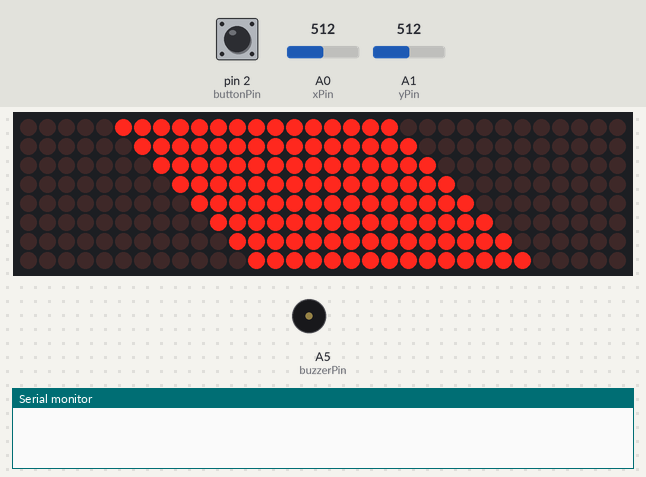
The sketch below on a simulated Arduino Uno, built with avr-gcc and run on an emulated ATmega328P. Shown: 32×8 LED matrix, buzzer (waves = sounding), the last lines printed to the serial monitor. The test bench sets the inputs (shaded band); at power-on: pin 2 (buttonPin) HIGH, A1 (yPin) = 512, A0 (xPin) = 512. Random numbers use the default seed unless the sketch sets one.

Above: at 1.7 s.
3.4 s: pin 2 (buttonPin) pulled LOW for 1 s
At 4.8 s:
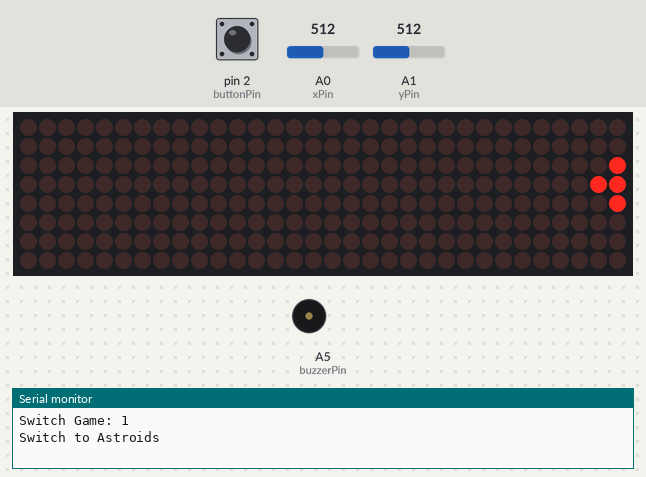
5.0 s: A1 (yPin) set to 390
At 5.92 s:
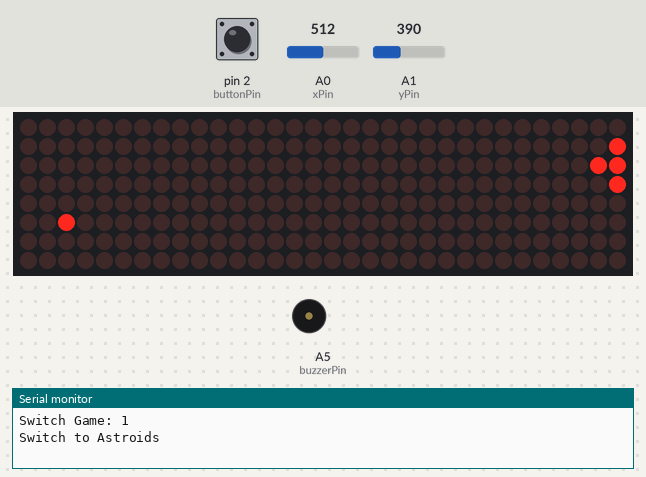
7.3 s: pin 2 (buttonPin) pulled LOW for 3.2 s
At 11.89 s:
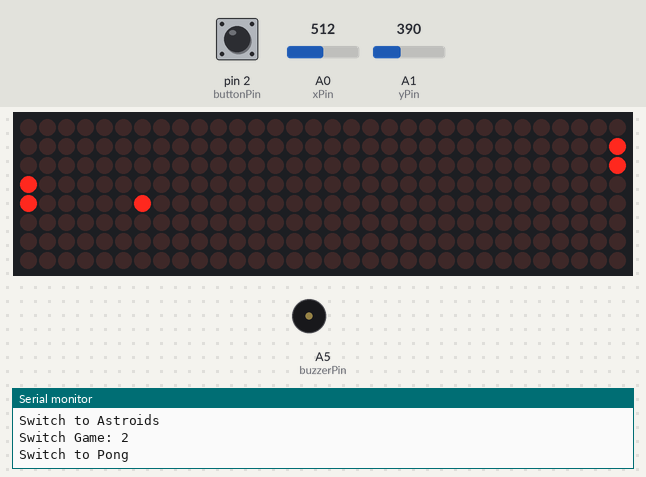
13.1 s: pin 2 (buttonPin) pulled LOW for 1 s
At 16.1 s:
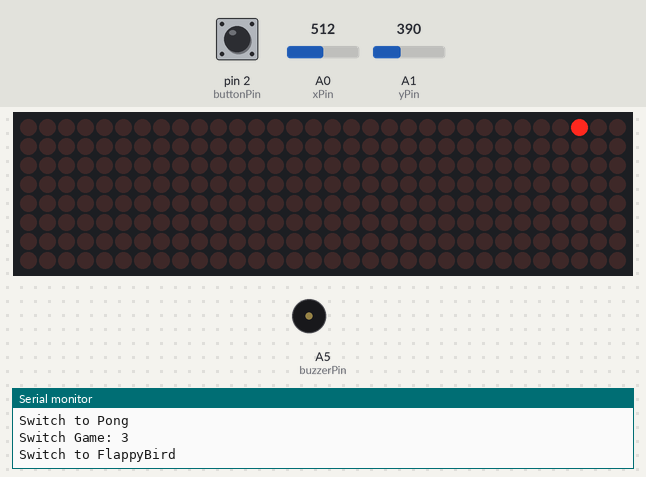
Timing chart, 0 to 17.6 s (numbered marks = the images above; inputs shaded):
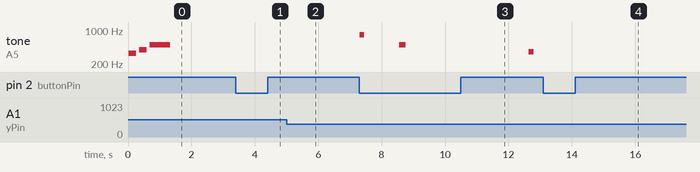

Measured:
- by itself, tone on A5 (buzzerPin): plays 800 Hz for 0.15 s, 500 Hz for 0.20 s, 360 Hz for 0.15 s

The sketch:

Console.ino
```cpp
#include "Engine.h"
#include "src/SnakeGame.h"
#include "src/AstroidsGame.h"
#include "src/PongGame.h"
#include "src/FlappyBirdGame.h"
#include "src/Game.h"

const bool showStartupSequence = true;
const int numGames = 4;

unsigned long timeOld;

Engine engine = Engine();

Game* game = new SnakeGame();
int activeGameIndex = 0;

void setup() {
  Serial.begin(115200);

  engine.setDisplayBrightness(1);

  if (showStartupSequence) {
    startupSequence();
  }

  timeOld = millis();
}

void loop() {
  // Calculate delta time
  unsigned long frameStartTime = millis();
  unsigned long deltaTimeMillis = frameStartTime - timeOld;
  float deltaTime = deltaTimeMillis/1000.0;
  timeOld = frameStartTime;

  // Update
  engine.clearScreen();
  engine.updateLoop(deltaTime);
  handleGames(deltaTime);
  engine.drawToDisplay();

  // Wait for target fps
  unsigned long endTime = millis();
  unsigned long frameTime = endTime - frameStartTime;

  const unsigned long targetDelay = 16;
  if (frameTime < targetDelay) {
    unsigned long waitForFPSTime = targetDelay - frameTime;
    delay(waitForFPSTime);
  }

}

void handleGames(float deltaTime) {

    if (engine.buttonUpThisFrame) {
    const float switchGameButtonHoldTime = 0.75;
    if (engine.buttonDownDuration > switchGameButtonHoldTime) {
      // Next Game
      nextGame();
    }
  }
  if (!game->gameOver) {
    game->updateLoop(engine);
  } else {
    if (game->scoreDisplayAmount >= game->getScore()) {
      if (engine.buttonUpThisFrame) {
        // Restart
        switchGame(activeGameIndex);
      }
    } else {
      game->scoreDisplayAmount += engine.deltaTime * 10;
    }
    for (int i = 0; i < min(game->getScore(), (int)game->scoreDisplayAmount); i++) {
       int x = i % 8;
       int y = i / 8;
       engine.setPixel(x,y);
    }
  }

}

void nextGame() {
  activeGameIndex += 1;
  activeGameIndex %= numGames;
  switchGame(activeGameIndex);
}

void switchGame(int index) {
  activeGameIndex = index;
  delete game;

  Serial.print("Switch Game: ");
  Serial.println(activeGameIndex);

  switch (activeGameIndex) {
  case 0:
    Serial.println("Switch to Snake");
    game = new SnakeGame();
    break;
  case 1:
    Serial.println("Switch to Astroids");
    game = new AstroidsGame();
    break;
  case 2:
    Serial.println("Switch to Pong");
    game = new PongGame();
    break;
  case 3:
    Serial.println("Switch to FlappyBird");
    game = new FlappyBirdGame();
    break;
  default:
    Serial.println("Game Index Overflow!");
    break;
  }

}

void startupSequence() {
  // Frame 1
  for (int y = 0; y < Engine::height; y++) {
    for (int x = 0; x < Engine::width; x++) {
      if (x > y && x - Engine::width + Engine::height < y) {
        engine.setPixel(x, y);
      }
    }
  }
  engine.drawToDisplay();
  engine.playSound(330, 240);
  delay(320);

  // Frame 2
  for (int y = 0; y < Engine::height; y++) {
    for (int x = 0; x < Engine::width; x++) {
      if (x <= y) {
        engine.setPixel(x, y);
      }
    }
  }
  engine.drawToDisplay();
  engine.playSound(392, 240);
  delay(320);

  // Frame 3
  for (int y = 0; y < Engine::height; y++) {
    for (int x = 0; x < Engine::width; x++) {
        engine.setPixel(x,y);
     }
   }
  engine.drawToDisplay();
  engine.playSound(494, 640);
  delay(700);

  // Transition out
  for (int i = 0; i < Engine::width; i++) {
    for (int x = 0; x < Engine::width; x++) {
      for (int y = 0; y < Engine::height; y++) {
        if ((x+(Engine::height-y) <= i || Engine::width-x+y <= i)) {
          engine.setPixelToValue(x, y, false);
        }
      }
    }
    engine.drawToDisplay();
    delay(280 / Engine::width);
  }
  delay(30);
}
```

Engine.cpp
```cpp
#include "Engine.h"
#include "Arduino.h"
#include <LedControl.h>
#include "src/Game.h"

Engine :: Engine() {
	for (int i = 0; i < numDisplays; i++) {
		ledController.shutdown(i, false);
	}

  	pinMode(buzzerPin, INPUT);
  	pinMode(buzzerPin, OUTPUT);

	pinMode(buttonPin, INPUT);
	digitalWrite(buttonPin, HIGH);

  	clearScreen();
  	time = 0;
}

void Engine :: updateLoop(float deltaTime) {
	this->deltaTime = deltaTime;
	time += deltaTime;

	// Button input:
	int buttonStateOld = buttonState;
	buttonState = !digitalRead(buttonPin);
	buttonDown = buttonState == 1;
  	buttonDownThisFrame = buttonDown && buttonState != buttonStateOld;
  	buttonUpThisFrame = buttonState == 0 && buttonStateOld == 1;

  	if (buttonDownThisFrame) {
  		buttonDownDuration = 0;
  	}
  	if (buttonDown) {
  		buttonDownDuration += deltaTime;
  	}

	// Get analog stick input:
	const float inputThreshold = 0.1;
	inputX = remap(analogRead(xPin), 0, 1023, 1, -1);
	inputY = -remap(analogRead(yPin), 0, 1023, -1, 1);

/* 	Serial.print("X: ");
	Serial.print(inputX);
	Serial.print(" Y: ");
	Serial.print(inputY);
	Serial.print("\n"); */

	if (abs(inputX) < inputThreshold) {
		inputX = 0;
	}
	if (abs(inputY) < inputThreshold) {
		inputY = 0;
	}
}

void Engine :: playSound(int frequency, int duration) {
	tone(buzzerPin, frequency, duration);
}

void Engine :: clearScreen() {
 	for (int x = 0; x < WIDTH; x++) {
		for (int y = 0; y < HEIGHT; y++) {
			rowsDisplay[x][y] = 0;
		}
 	}
}

void Engine :: drawToDisplay() {
	for (int h = 0; h < NUM_HORIZONTAL_DISPLAYS; h++) { // 1
		for (int v = 0; v < NUM_VERTICAL_DISPLAYS; v++) { // 0
			int index = (h + 1) * (v + 1) - 1; // 1
			for (int row = 0; row < 8; row++) { // 7
				byte rowData = 0;
				for (int col = 0; col < 8; col++) { // 7
					rowData |= rowsDisplay[col + h * 8][row + v * 8] << col; // 7 :: 15
				}
				ledController.setRow(index, 7 - row, rowData);
			}
		}
	}
}

// set display brightness [0,15]
void Engine :: setDisplayBrightness(int brightness) {
	for (int i = 0; i < numDisplays; i++) {
		ledController.setIntensity(i, brightness);
	}
}

void Engine :: setPixel(int x, int y) {
	setPixelToValue(x, y, true);
}

void Engine :: setPixelToValue(int x, int y, bool on) {
	if (x >= width || x < 0 || y >= height || y < 0) {
		return;
	}
		if (on) {
			rowsDisplay[x][y] = true;
		}
		else {
			rowsDisplay[x][y] = false;
		}
}

float Engine :: remap(float value, float minOld, float maxOld, float minNew, float maxNew) {
  return minNew + (value - minOld)/(maxOld-minOld) * (maxNew-minNew);
}
```

Engine.h
```cpp
#pragma once
#include <Arduino.h>
#include <LedControl.h>

#define NUM_HORIZONTAL_DISPLAYS 4
#define NUM_VERTICAL_DISPLAYS 1
#define WIDTH 8 * NUM_HORIZONTAL_DISPLAYS
#define HEIGHT 8 * NUM_VERTICAL_DISPLAYS

class Engine {
private:
	// Input pins:
	const int buttonPin = 2;
	const int xPin = 0;
	const int yPin = 1;

	// Audio pins:
	const int buzzerPin = A5;

	// Display pins:
	const int dinPin = 13;
	const int csPin = 12;
	const int clkPin = 11;

	const int numDisplays = NUM_HORIZONTAL_DISPLAYS * NUM_VERTICAL_DISPLAYS;

	LedControl ledController = LedControl(dinPin,clkPin,csPin, numDisplays); // (DIN, CLK, CS, num displays

	bool rowsDisplay[WIDTH][HEIGHT];
	int buttonState;

	float remap(float, float, float, float, float);

public:
	// Display properties:
	static const int width = WIDTH;
	static const int height = HEIGHT;

	// Timings:
	float deltaTime;
	unsigned long time;

	// Player input info:
	float inputX;
	float inputY;
	bool buttonDown;
	bool buttonUpThisFrame;
	bool buttonDownThisFrame;
	float buttonDownDuration;


	Engine();

	void playSound(int frequency, int duration);

	void updateLoop(float);

	void clearScreen();

	void setPixel(int x, int y);

	void setPixelToValue(int x, int y, bool on);

	void drawToDisplay();

	void setDisplayBrightness(int);

};
```

AstroidsGame.cpp
```cpp
#include "AstroidsGame.h"
#include "Arduino.h"

AstroidsGame::AstroidsGame() {
	playerPos.x = 1;
	playerPos.y = 4;
	timeToNextEnemySpawn = 1;
	numEnemies = 0;
	numBullets = 0;
	elapsedTime = 0;
	lastShootTime = 0;
	numEnemiesDestroyed = 0;
}

void AstroidsGame::updateLoop(Engine& engine) {

	elapsedTime += engine.deltaTime;

	// Move player
	playerPos.y += engine.deltaTime * playerSpeed * engine.inputY;
	if (playerPos.y >= 8) {
		playerPos.y = 0;
	}
	else if (playerPos.y < 0) {
		playerPos.y = 7.99;
	}

	// Draw player
	int playerCoordX = (int)playerPos.x;
	int playerCoordY = (int)playerPos.y;
	engine.setPixel(playerCoordX, playerCoordY);
	engine.setPixel(playerCoordX-1, playerCoordY);
	engine.setPixel(playerCoordX-1, playerCoordY-1);
	engine.setPixel(playerCoordX-1, playerCoordY+1);

	// Shoot
	if (engine.buttonDownThisFrame && (elapsedTime - lastShootTime) > delayBetweenShots) {
		engine.playSound(800,150);
		lastShootTime = elapsedTime;
		bullets[numBullets].x = playerPos.x + 1;
		bullets[numBullets].y = playerPos.y;
		numBullets++;

	}

	// Update and draw bullets
	for (int i = numBullets - 1; i >= 0; i --) {
		engine.setPixel((int)bullets[i].x, (int) bullets[i].y);
		bullets[i].x += engine.deltaTime * 20;

		bool destroyBullet = bullets[i].x >= Engine::width;

		// Check for collision with enemies
		for (int j = numEnemies-1; j >= 0; j --) {
			if (bullets[i].x >= enemies[j].x && (int)bullets[i].y == (int)enemies[j].y) {
				destroyBullet = true;
				// Destroy enemy (put end enemy into current slot to keep active enemies in front)
				numEnemies --;
				enemies[j].x = enemies[numEnemies].x;
				enemies[j].y = enemies[numEnemies].y;
				numEnemiesDestroyed ++;
				engine.playSound(500,200);
				break;
			}
		}


		// bullet off screen, recycle
		if (destroyBullet) {
			numBullets --;
			// put end bullet into current slot to keep 'alive' bullets in front
			bullets[i].x = bullets[numBullets].x;
			bullets[i].y = bullets[numBullets].y;
		}
	}

	// Handle enemy spawning
	timeToNextEnemySpawn -= engine.deltaTime;
	if (timeToNextEnemySpawn <= 0) {
		float difficultyPercent = min(0.5, elapsedTime / difficultyDuration);
		float randomSeconds = .5;
		float randomT = (random(randomSeconds * 10)-randomSeconds*5)/(randomSeconds * 5);
		timeToNextEnemySpawn = spawnDelayStart + (spawnDelayEnd - spawnDelayStart) * difficultyPercent + randomT;

		enemies[numEnemies].x = Engine::width;
		enemies[numEnemies].y = random(0, 8);
		numEnemies ++;
	}

	// Update and draw enemies
	for (int i = numEnemies - 1; i >= 0; i --) {
		engine.setPixel((int)enemies[i].x, (int)enemies[i].y);

		// Player - enemy collision check
		int enemyCoordX = (int)enemies[i].x;
		int enemyCoordY = (int)enemies[i].y;
		bool collision = enemyCoordX == playerCoordX && enemyCoordY == playerCoordY;
		collision |= enemyCoordX == playerCoordX-1 && enemyCoordY == playerCoordY-1;
		collision |= enemyCoordX == playerCoordX-1 && enemyCoordY == playerCoordY+1;
		if (collision) {
			engine.playSound(200,1000);
			gameOver = true;
			break;
		}

		// Move
		enemies[i].x -= engine.deltaTime * 5;

		// ennemy off screen, recycle
		if (enemies[i].x < 0) {
			numEnemies --;
			// put end enemy into current slot to keep active enemies in front
			enemies[i].x = enemies[numEnemies].x;
			enemies[i].y = enemies[numEnemies].y;
		}
	}

}

int AstroidsGame::getScore() {
	return numEnemiesDestroyed;
}
```

AstroidsGame.h
```cpp
#pragma once
#include "Vector2.cpp"
#include "Game.h"
#include "../Engine.h"

class AstroidsGame : public Game {

private:
	// Difficulty settings:
	const float enemySpeed = 6;
	const float spawnDelayStart = 2;
	const float spawnDelayEnd = .5;
	const float difficultyDuration = 18*2;
	const float delayBetweenShots = .2;
	const float playerSpeed = 8.5;

	Vector2 playerPos;
	Vector2 bullets[16];
	Vector2 enemies[32];

	int numEnemies;
	int numBullets;
	int numEnemiesDestroyed;
	float timeToNextEnemySpawn;
	float lastShootTime;
	float elapsedTime;


public:
	AstroidsGame();
	virtual void updateLoop(Engine&);
	virtual int getScore();
};
```

FlappyBirdGame.cpp
```cpp
#include "FlappyBirdGame.h"
#include "Arduino.h"
#include "../Engine.h"

FlappyBirdGame::FlappyBirdGame() {
  birdX = 2;
  birdY = 3;
  birdVelocity = 0;
  timeSinceLastPipe = 0;
  numPipes = 0;
  pipesSurvived = 0;
  elapsedTime = 0;
}

void FlappyBirdGame::updateLoop(Engine& engine) {
  elapsedTime += engine.deltaTime;

  // Player Input
  if (engine.buttonDownThisFrame) {
    birdVelocity = flapVelocity;
    engine.playSound(400, 100);
  }
  birdVelocity += gravity * engine.deltaTime;
  birdY += birdVelocity * engine.deltaTime;

  if (birdY < 0) {
    birdY = 0;
    birdVelocity = 0;
  } else if (birdY > Engine::height - 1) {
    birdY = Engine::height - 1;
    birdVelocity = 0;
  }

  // Update pipes
  for (int i = numPipes - 1; i >= 0; i--) {
    pipes[i].x -= pipeSpeed * engine.deltaTime;
    if (pipes[i].x < 0) {
      numPipes--;
      pipes[i].x = pipes[numPipes].x;
			pipes[i].y = pipes[numPipes].y;
      pipeSurvived[i] = false;
    }
  }

  float pipeSpacingPercent = min(1, elapsedTime / timeForEndPipeSpacing);
  float pipeSpacing = startpipeSpacing + (pipeSpacingPercent - 0)/(1-0) * (endPipeSpacing-startpipeSpacing);

  timeSinceLastPipe += engine.deltaTime;
  if (timeSinceLastPipe > pipeSpacing) {
    timeSinceLastPipe = timeSinceLastPipe - pipeSpacing;
    pipes[numPipes].x = Engine::width;
    int maxY = Engine::height - pipeGap + 1;
    pipes[numPipes].y = rand() % maxY;
    numPipes++;
  }

  for (int i = 0; i < numPipes; i++) {
    if ((int) birdX == (int) pipes[i].x) {
      if ((int) birdY < (int) pipes[i].y || (int) birdY >= (int) pipes[i].y + pipeGap) {
        gameOver = true;
        engine.playSound(200, 1000);
        return;
      } else if (!pipeSurvived[i]) {
        pipeSurvived[i] = true;
        pipesSurvived++;
        engine.playSound(600, 100);
      }
    }
  }

  engine.setPixel(birdX, birdY);

  // Render the pipes
  for (int i = 0; i < numPipes; i++) {
    for (int y = 0; y < Engine::height; y++) {
      if (y < pipes[i].y || y >= pipes[i].y + pipeGap) {
        engine.setPixel(pipes[i].x, y);
      }
    }
  }

}

int FlappyBirdGame::getScore() {
	return pipesSurvived;
}
```

FlappyBirdGame.h
```cpp
#pragma once
#include "Vector2.cpp"
#include "Game.h"
#include "../Engine.h"

class FlappyBirdGame : public Game {

  private:
    const float pipeSpeed = 3;
    const float pipeGap = 3;
    const float startpipeSpacing = 2.5;
    const float endPipeSpacing = 1.5;
    const float timeForEndPipeSpacing = 60;

    const float gravity = 15;
    const float flapVelocity = -8;

    float elapsedTime;

    float birdX;
    float birdY;
    float birdVelocity;
    float timeSinceLastPipe;

    int numPipes;
    Vector2 pipes[NUM_VERTICAL_DISPLAYS * 4] = {};
    bool pipeSurvived[NUM_VERTICAL_DISPLAYS * 4] = {};

    int pipesSurvived;

  public:
    FlappyBirdGame();
    virtual void updateLoop(Engine& engine);
    virtual int getScore();

};
```

Game.h
```cpp
#pragma once
#include "../Engine.h"

class Game {
public:
	Game() {}

	bool gameOver = false;
	float scoreDisplayAmount = -5;

	virtual void updateLoop(Engine&);
	virtual int getScore();
};
```

PongGame.cpp
```cpp
#include "PongGame.h"
#include "Arduino.h"
#include "../Engine.h"

PongGame::PongGame() {
    points = 0;

    player1Y = Engine::height / 2 - 1;
    player2Y = Engine::height / 2 - 1;

    ballVelX = 1;
    ballVelY = 0;
    ballX = Engine::width / 2;
    ballY = Engine::height / 2 - 1;
}

void PongGame::updateLoop(Engine& engine) {

    // Move player
	player1Y += engine.deltaTime * playerSpeed * engine.inputY;
	if (player1Y >= Engine::height - 1) {
		player1Y = Engine::height - 2;
	}
	else if (player1Y < 0) {
		player1Y = 0;
	}

    // Update player 2's position based on the ball's position
    if (ballY > player2Y + 1) {
        player2Y += engine.deltaTime * botSpeed;
    } else if (ballY < player2Y) {
        player2Y -= engine.deltaTime * botSpeed;
    }
    // Ensure that player 2 doesn't go out of bounds
    if (player2Y < 0) {
        player2Y = 0;
    } else if (player2Y > Engine::height - 2) {
        player2Y = Engine::height - 2;
    }

    // Move ball
    ballX += engine.deltaTime * ballSpeed * ballVelX;
    ballY += engine.deltaTime * ballSpeed * ballVelY;

    // Check for goals
    if (ballX >= Engine::width) {
        // Point for the player
        ballX = Engine::width / 2;
        ballY = Engine::height / 2 - 1;
        ballVelY = 0;
        ballVelX = 1;
        points++;
        engine.playSound(230,450);
        return;
    } else if (ballX <= 0) {
        // Game over
        engine.playSound(200,1000);
        gameOver = true;
        return;
    } else {
        bool onGround = false;
        // Check for top / bottom collissions
        if (ballY >= Engine::height - 1 || ballY <= 1) {
            ballVelY = -ballVelY;
            onGround = true;
        }

        // Check player collissions
        if (ballX >= Engine::width - 1 && ballVelX > 0) {
            if ((int) ballY >= (int) player2Y && (int) ballY <= (int) player2Y + 1) {
                ballX = Engine::width - 2;
                ballVelY = (int) player1Y == (int) ballY ? -ballYVelocity : ballYVelocity;
                if ((int) ballY == 0 || (int) ballY == Engine::height - 1) ballVelY = -ballVelY;
                ballVelX *= -1;
                engine.playSound(360, 150);
            }
        } else if (ballX <= 1 && ballVelX < 0) {
            if ((int) ballY >= (int) player1Y && (int) ballY <= (int) player1Y + 1) {
                ballX = 1;
                ballVelY = (int) player1Y == (int) ballY ? -ballYVelocity : ballYVelocity;
                if ((int) ballY == 0 || (int) ballY == Engine::height - 1) ballVelY = -ballVelY;
                ballVelX *= -1;
                engine.playSound(349, 150);
            }
        }
    }

    // Draw players
    drawPlayer(engine, 0, player1Y);
    drawPlayer(engine, Engine::width - 1, player2Y);

    // Draw Ball
    engine.setPixel(ballX, ballY);
}

void PongGame::drawPlayer(Engine& engine, int x, int y) {
    engine.setPixel(x, y);
    engine.setPixel(x, y + 1);
}

int PongGame::getScore() {
    return points;
}
```

PongGame.h
```cpp
#pragma once
#include "Game.h"
#include "../Engine.h"

class PongGame : public  Game {

private:
	const float playerSpeed = 8.5;
	const float botSpeed = 3.5;
	const float ballSpeed = 7;
	const float ballYVelocity = 0.7;

	int points;

	float ballVelX;
	float ballVelY;
	float ballX;
	float ballY;

	float player1Y;
	float player2Y;

	void drawPlayer(Engine& engine, int x, int y);

public:
	PongGame();
	virtual void updateLoop(Engine&);
	virtual int getScore();
};
```

Vector2.cpp
```cpp
#pragma once

class Vector2 {
private:
public:
	float x;
	float y;
};
```

Source omitted: SnakeGame.cpp (3874 bytes), SnakeGame.h (610 bytes)
